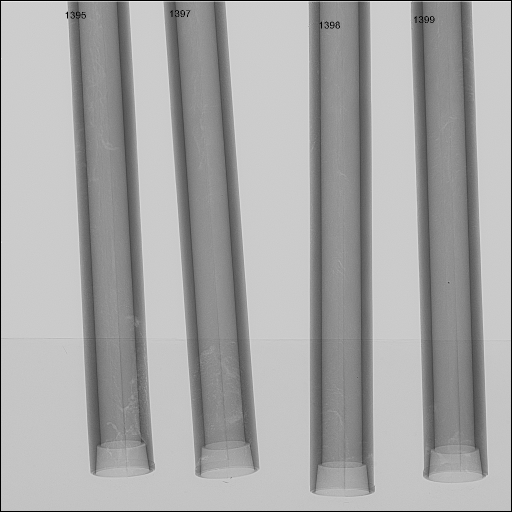
#> input picture test/f2.bmp, 1024 x 1024 px, found by its file name (shown at 1/2 size)
$ python 3_power_pipes.py
#> lines starting #> are read from the running program, lines starting #| are printed output that depends on the picture; after the words box and inside, x2 and y2 are one past the last pixel; in counts of white or black regions, pixels touching at a corner belong together
import cv2
import numpy as np
from scipy.spatial import distance
import pandas as pd


image = cv2.imread('f2.bmp')
#> image is the input picture: shape (1024, 1024, 3); min 0, max 255, mean 166.3
cv2.imshow('original', cv2.resize(image, (800, 600)))
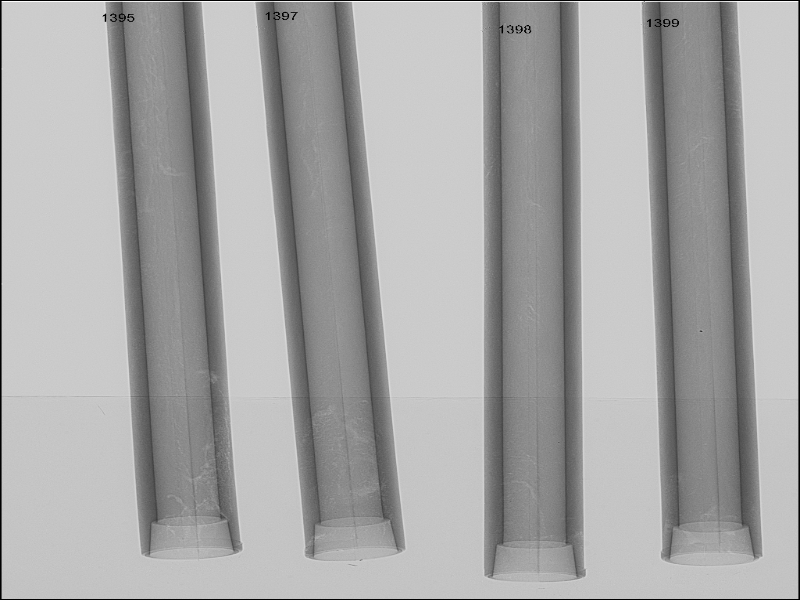
#> window 'original': shape (600, 800, 3); min 0, max 252, mean 166.3
# [13 lines of commented-out code are left out]

gray = cv2.cvtColor(image, cv2.COLOR_BGR2GRAY)
edged = cv2.Canny(gray, 50, 255)
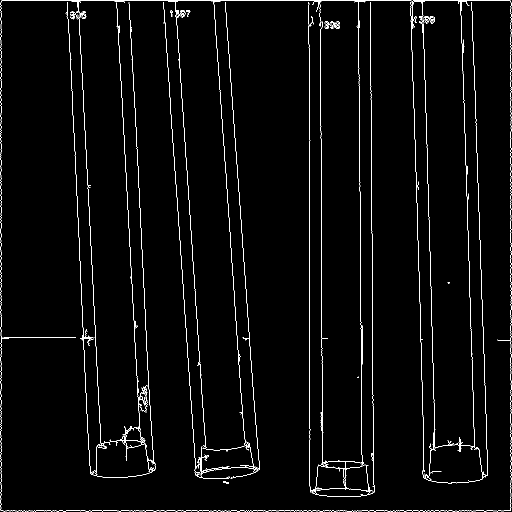
#> edged: shape (1024, 1024) (shown at 1/2 size); 2.3% white in thin lines or dots
cv2.imshow('Canny Edges After Contouring', cv2.resize(edged, (800, 600)))
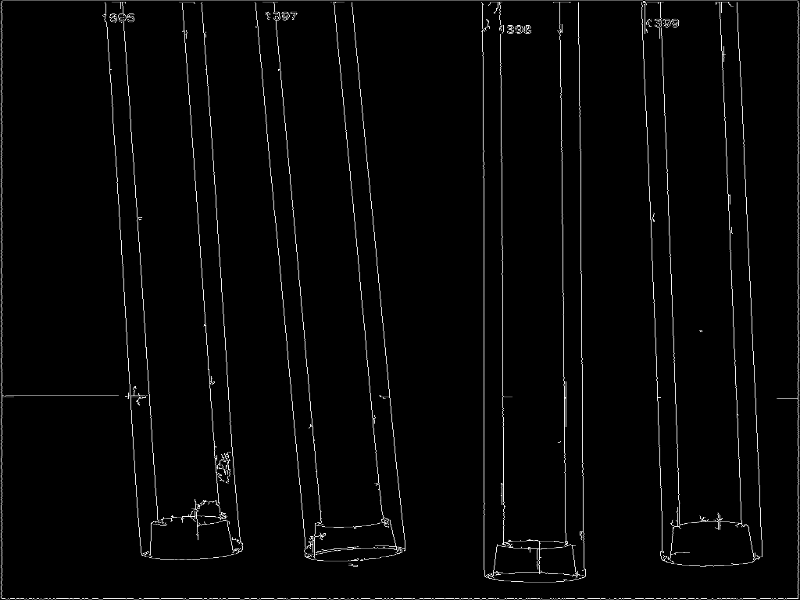
#> window 'Canny Edges After Contouring': shape (600, 800); min 0, max 255, mean 5.7


kernel = np.ones((5,5), np.uint8)
img_dilation = cv2.dilate(edged, kernel, iterations=1)
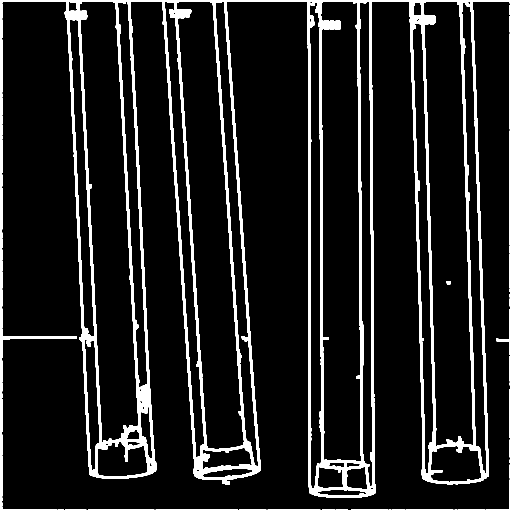
#> img_dilation: shape (1024, 1024) (shown at 1/2 size); 11.2% white; 2 white regions, box (x1, y1, x2, y2) and area: (0, 0, 1024, 1024) 116891, (893, 562, 901, 569) 54
cv2.imshow('dilated image', cv2.resize(img_dilation, (800, 600)))
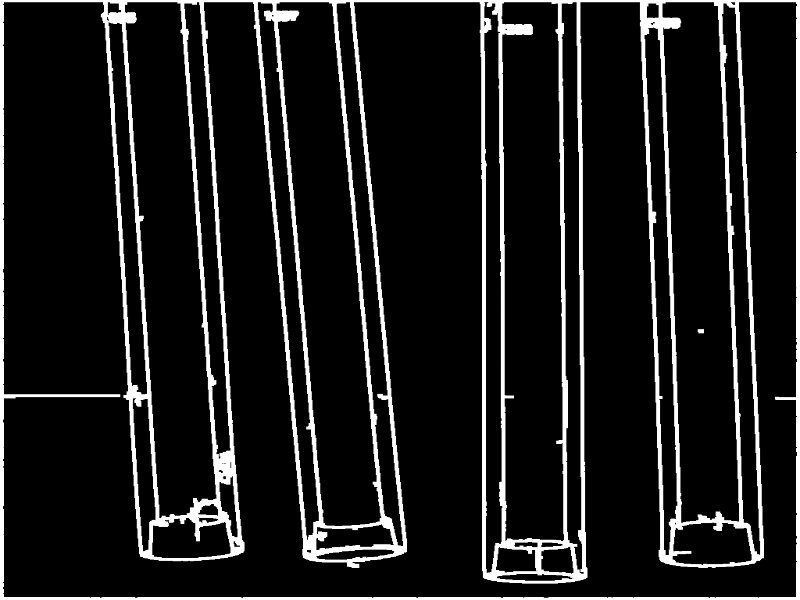
#> window 'dilated image': shape (600, 800); min 0, max 255, mean 28.5

detected_circles = cv2.HoughCircles(img_dilation,
                   cv2.HOUGH_GRADIENT, 1, 25, param1 = 10,
               param2 = 8, minRadius = 2, maxRadius = 5)
#> detected_circles = [[994.5, 679.5, 3.8], [896.5, 565.5, 3.3], [626.5, 7.5, 3.3], [915.5, 900.5, 3]]

# Draw circles that are detected.
if detected_circles is not None:
    # Convert the circle parameters a, b and r to integers.
    detected_circles = np.uint16(np.around(detected_circles))
#> detected_circles = [[994, 680, 4], [896, 566, 3], [626, 8, 3], [916, 900, 3]]

    for pt in detected_circles[0, :]:
        a, b, r = pt[0], pt[1], pt[2]

        # Draw the circumference of the circle.
        cv2.circle(image, (a, b), r, (0, 255, 0), 2)

        # Draw a small circle (of radius 1) to show the center.
        cv2.circle(image, (a, b), 1, (0, 0, 255), 3)
#> this loop made 4 passes
#> image: shape (1024, 1024, 3); 0.03% of pixels changed, all inside (x1, y1, x2, y2) = (622, 4, 1000, 905)
    cv2.imshow("Detected Circle", cv2.resize(image, (800, 600)))


cv2.waitKey(0)
cv2.destroyAllWindows()

$ run again, with test/f1.bmp copied over test/f2.bmp
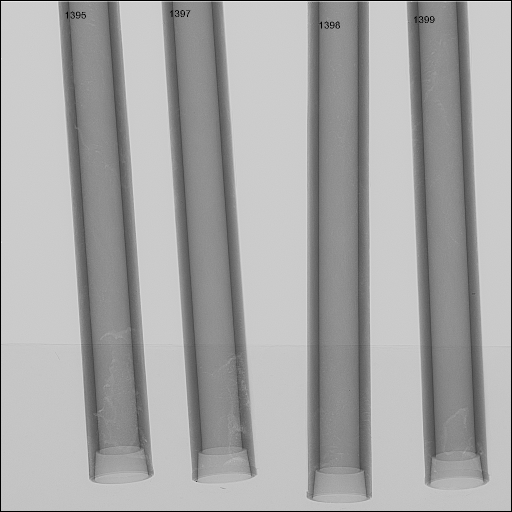
#> input picture test/f1.bmp, 1024 x 1024 px, found by its file name (shown at 1/2 size)
#> image is the input picture: shape (1024, 1024, 3); min 0, max 255, mean 165.9
#> `edged = cv2.Canny(gray, 50, 255)`:
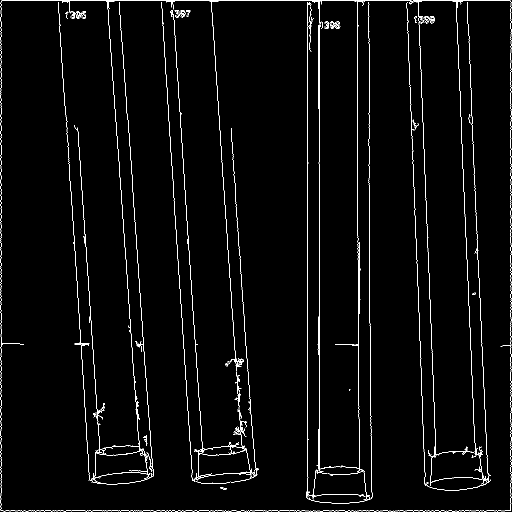
#> edged: shape (1024, 1024) (shown at 1/2 size); 2.3% white in thin lines or dots
#> img_dilation: shape (1024, 1024); 11.4% white; 5 white regions, box (x1, y1, x2, y2) and area: (0, 0, 1024, 1024) 118798, (285, 868, 297, 894) 212, (438, 972, 455, 981) 126, (942, 583, 953, 592) 86, (696, 777, 703, 784) 47
#> `detected_circles = cv2.HoughCircles(img_dilation, cv2.HOUGH_GRADIENT, ..`: detected_circles = [[133.5, 35.5, 3.3], [949.5, 939.5, 3.3], [698.5, 780.5, 3.3], [489.5, 871.5, 4.2], [148.5, 250.5, 3], [621.5, 102.5, 3], [920.5, 7.5, 3]]
#> `detected_circles = np.uint16(np.around(detected_circles))`: detected_circles = [[134, 36, 3], [950, 940, 3], [698, 780, 3], [490, 872, 4], [148, 250, 3], [622, 102, 3], [920, 8, 3]]
#> the loop `for pt in detected_circles[0, :]:` made 7 passes
#> after the loop `for pt in detected_circles[0, :]:`:
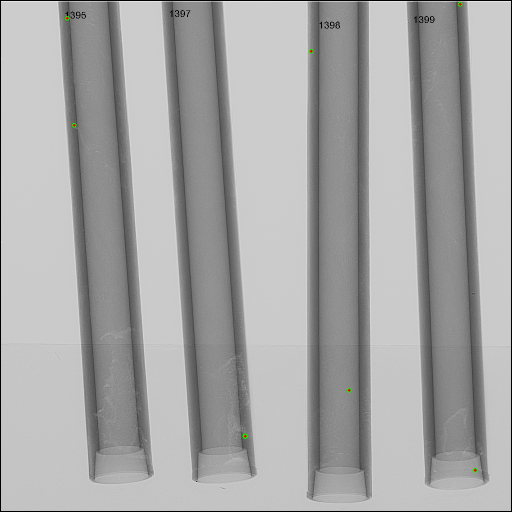
#> image: shape (1024, 1024, 3) (shown at 1/2 size); 0.05% of pixels changed, all inside (x1, y1, x2, y2) = (130, 4, 955, 945)

$ run again, with test/737-738-739-740_002.bmp copied over test/f2.bmp
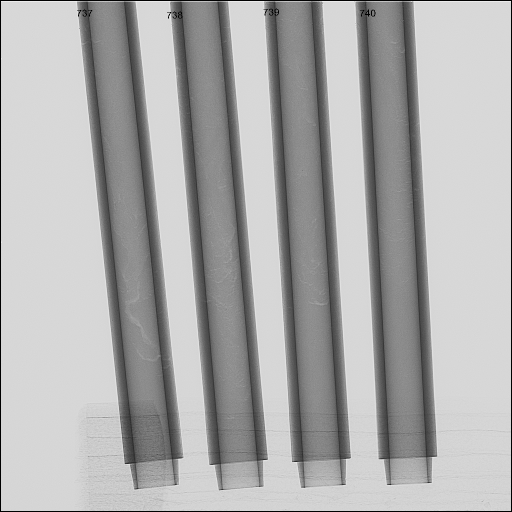
#> input picture test/737-738-739-740_002.bmp, 1024 x 1024 px, found by its file name (shown at 1/2 size)
#> image is the input picture: shape (1024, 1024, 3); min 0, max 255, mean 172.1
#> `edged = cv2.Canny(gray, 50, 255)`:
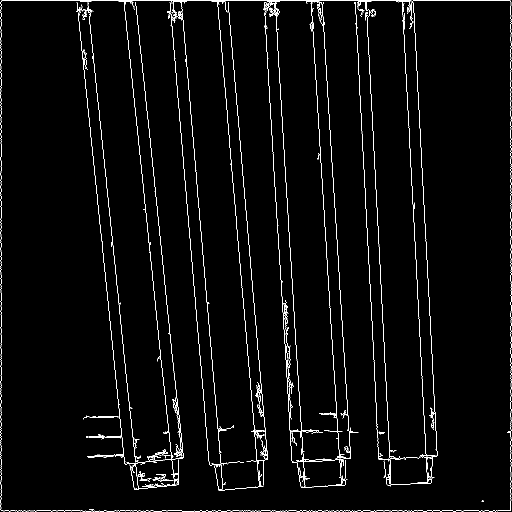
#> edged: shape (1024, 1024) (shown at 1/2 size); 2.4% white in thin lines or dots
#> img_dilation: shape (1024, 1024); 11.8% white; 2 white regions, box (x1, y1, x2, y2) and area: (0, 0, 1024, 1024) 123395, (961, 998, 970, 1006) 64
#> `cv2.imshow('dilated image', cv2.resize(img_dilation, (800, 600)))`:
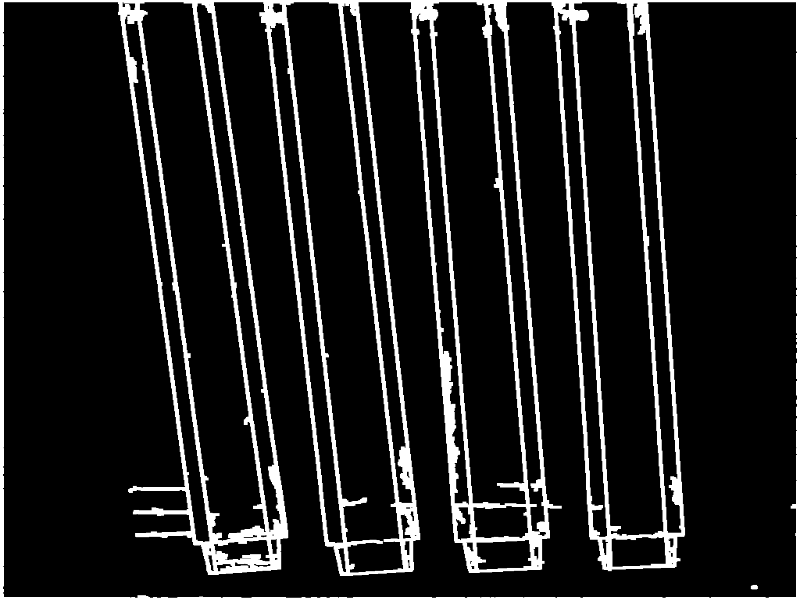
#> window 'dilated image': shape (600, 800); min 0, max 255, mean 30
#> `detected_circles = cv2.HoughCircles(img_dilation, cv2.HOUGH_GRADIENT, ..`: detected_circles = [[964.5, 1001.5, 4.4], [162.5, 9.5, 3.3], [695.5, 910.5, 3.3], [685.5, 835.5, 3.3], [279.5, 942.5, 3]]
#> `detected_circles = np.uint16(np.around(detected_circles))`: detected_circles = [[964, 1002, 4], [162, 10, 3], [696, 910, 3], [686, 836, 3], [280, 942, 3]]
#> the loop `for pt in detected_circles[0, :]:` made 5 passes
